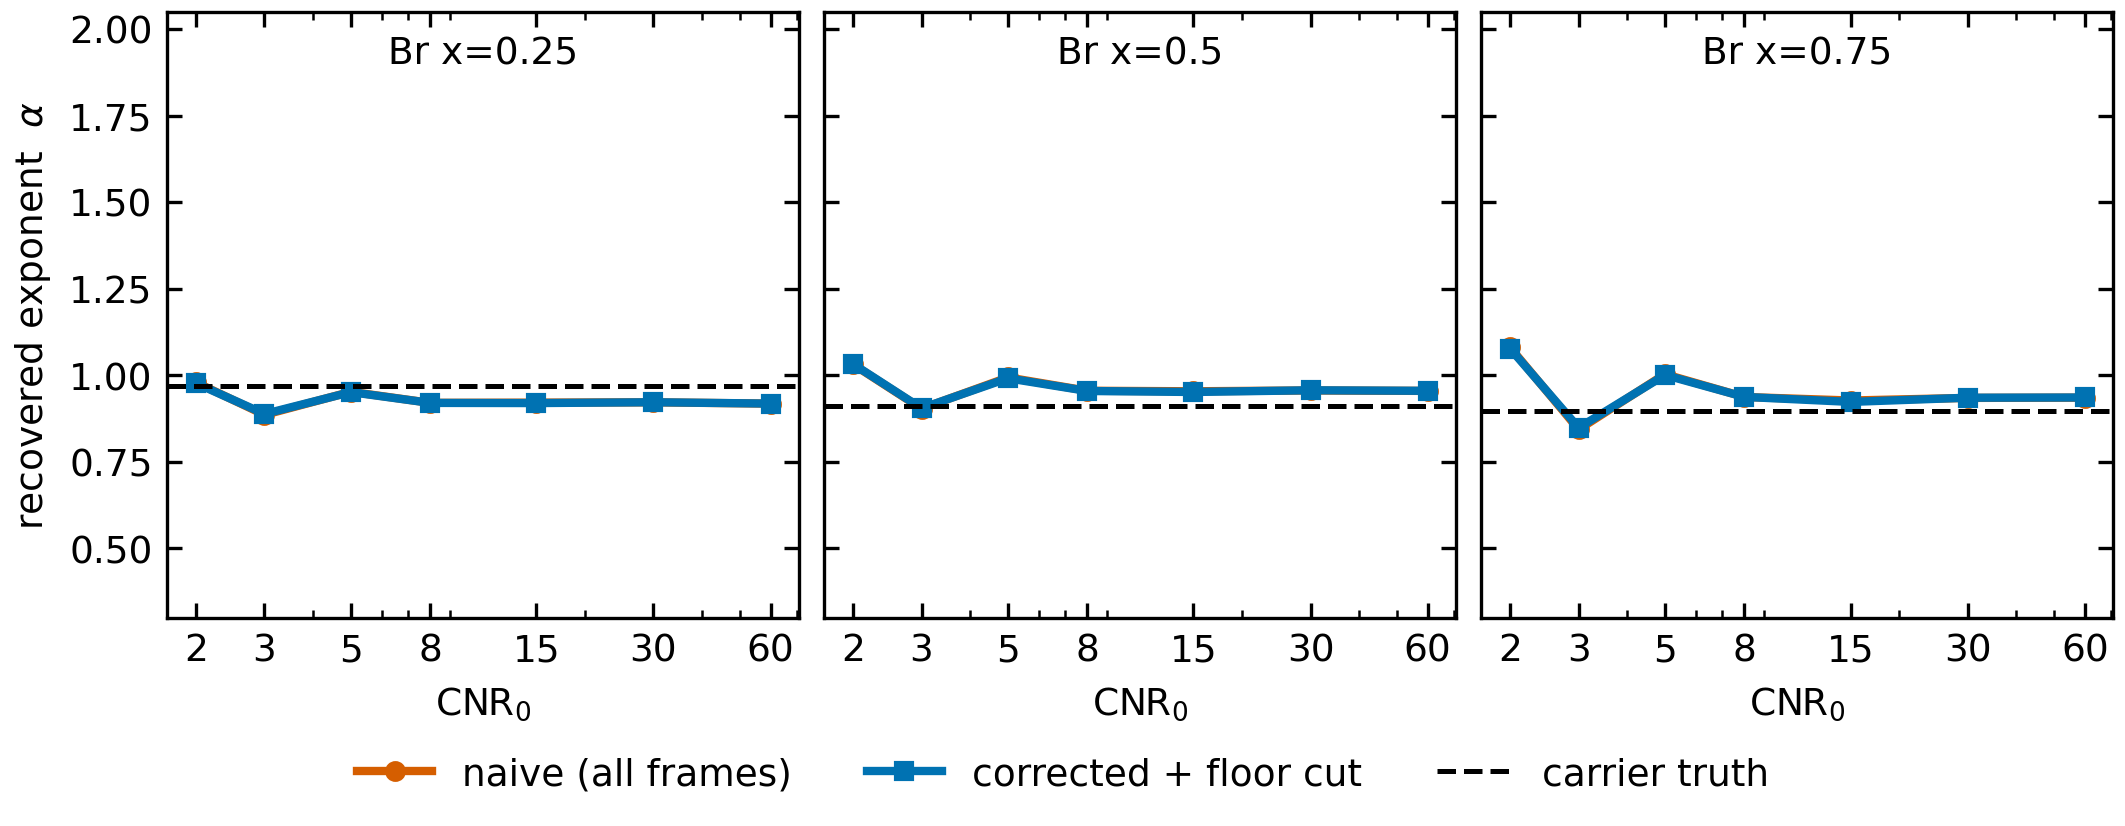

Write Python code to recreate this figure.
"""Validate the folded-normal correction on Marc's Br-I halide-mixing maps.

A heterogeneous-transport stress test on a material system distinct from the Mn
maps and the disordered nanocrystal solids: excitons diffusing on a halide-mixing
energy landscape in a 2D perovskite (Br fraction x). Halide disorder suppresses
transport an order of magnitude below the clean-layer diffusivity (effective
D ~ 0.003 vs D0 ~ 0.02 um^2/ns) and makes the spreading subdiffusive
(apparent alpha ~ 0.88) -- the "halide mixing inhibits exciton transport" regime.

Per docs/VALIDATION_DESIGN.md the truth is the carrier (particle) second moment,
supplied as ``case.var_true`` from the simulation's own ``variance.dat`` (it is
particle-based, so free of the box-truncation that clips the binned map's moment).
The emission is a single exciton population (linear in density), so the carrier
moment is reachable by the width-extraction stage alone -- but only with a fit.
The +/-75 nm box is narrow (the profile reaches ~+/-2.3 sigma by the last frame),
so the moment estimator clips ~15% of the variance and reads alpha / D_eff low,
while a bounded Gaussian fit extrapolates the tails and recovers the particle
truth. This bed therefore reinforces the project's bounded-fit-over-moment
message and asks the headline question in the disorder-signature dimension: does
the correction recover the apparent subdiffusive alpha, not only D?

Two analyses per Br fraction and CNR_0, scored against the noiseless Gaussian fit
(which recovers the particle truth here) and against the particle truth itself:

  * **naive** -- raw fitted variances, all frames, power law MSD = 2 D t^alpha.
  * **corrected** -- folded-normal subtraction of the calibrated per-frame
    var_bias(CNR), then the same fit over frames above the per-frame CNR floor.

The Gaussian D-free calibration is built once at this geometry (narrow window) and
cached. The Gaussian fit on a mildly flat-topped profile (shape exponent ~ 2.35)
carries a small shape gap, reported separately; gen-Gaussian / Voigt fits recover
a near-identical alpha.

Run from the repository root (needs the pshare for the maps)::

    .venv/Scripts/python.exe scripts/br_halide_validation.py

Set ``WEIGHTING_WALL_WORKERS=0`` to use all cores for the calibration.
Outputs ``output/br_halide_validation.{png,txt}``.
"""
from __future__ import annotations

import os
import sys
from dataclasses import dataclass
from pathlib import Path

import numpy as np

sys.path.insert(0, os.path.join(os.path.dirname(__file__), "..", "..", "src"))
sys.path.insert(0, os.path.dirname(__file__))

from scipy.optimize import curve_fit  # noqa: E402

from weighting_wall import GaussianModel, calibrate_d_free  # noqa: E402
from weighting_wall.fit import fit_variance as fit_gaussian  # noqa: E402
from weighting_wall.models import MomentModel  # noqa: E402
from weighting_wall.truncation import TruncationModel  # noqa: E402
from weighting_wall.weights import corrected_variance  # noqa: E402

from br_data import load_all  # noqa: E402

OUTPUT = Path(__file__).resolve().parents[1] / "output"
OUTPUT.mkdir(exist_ok=True)
CAL_PATH = OUTPUT / "calibration_br_halide.npz"

# Spain CVD (Okabe-Ito) semantic pairing: blue = corrected (tracks truth),
# red = naive (biased); truth in black. See plot_style.md.
CORR_BLUE = "#0072B2"
NAIVE_RED = "#D55E00"
TRUTH_BLACK = "#000000"
FLOOR_GREY = "#999999"
INCH = 1 / 2.54
FONT = 9

CNR0_SWEEP = (2.0, 3.0, 5.0, 8.0, 15.0, 30.0, 60.0)
N_SEEDS = 40
FLOOR_CNR = 1.0

# Calibration geometry: matched to the Br-I maps (initial 1-D sigma ~ 24.8 nm,
# 250-bin +/-75 nm window -> a narrow +/-3 sigma window, captured in the D=0
# calibration so the fit's window truncation is in the lookup). The 0.1 ns
# window decays only ~10% (tau ~ 1 ns), so the per-frame CNR falloff is
# spreading-dominated.
SIGMA0_NM = 24.8
CAL_GEOMETRY = dict(sigma0=SIGMA0_NM, tau=1.0, half_window=75.0 / SIGMA0_NM,
                    n_pixels=250, n_frames=21, t_max=0.1)
CAL_CNR0 = np.geomspace(1.5, 250.0, 50)
N_RUNS_CAL = 1500


def fit_msd_powerlaw(t: np.ndarray, var: np.ndarray,
                     mask: np.ndarray | None = None) -> tuple[float, float]:
    """Field-standard MSD = 2 D t^alpha fit; returns (D, alpha) with D in nm^2/ns.

    MSD uses the fitted t=0 width (``var - var[0]``); the fit runs over t > 0 with
    NaN frames dropped, and ``mask`` restricts it to frames above the CNR floor.
    """
    msd = var - var[0]
    keep = (t > 0) & np.isfinite(msd)
    if mask is not None:
        keep = keep & mask
    if keep.sum() < 3:
        return np.nan, np.nan
    try:
        popt, _ = curve_fit(
            lambda tt, d, a: 2.0 * d * tt ** a, t[keep], msd[keep],
            p0=[max(msd[keep][-1] / (2.0 * t[keep][-1]), 1e-3), 1.0],
            bounds=([0.0, 0.2], [np.inf, 2.0]), maxfev=20000)
        return float(popt[0]), float(popt[1])
    except (RuntimeError, ValueError):
        return np.nan, np.nan


def build_or_load_calibration() -> TruncationModel:
    """Gaussian D-free calibration at the Br-I geometry; cached after first build."""
    if CAL_PATH.exists():
        d = np.load(CAL_PATH)
        return TruncationModel(cnr_grid=d["cnr_grid"], p_grid=d["p_grid"],
                               relvar_grid=d["relvar_grid"],
                               varbias_grid=d["varbias_grid"])
    trunc = calibrate_d_free(CAL_CNR0, n_runs=N_RUNS_CAL, model=GaussianModel(),
                             **CAL_GEOMETRY)
    np.savez(CAL_PATH, cnr_grid=trunc.cnr_grid, p_grid=trunc.p_grid,
             relvar_grid=trunc.relvar_grid, varbias_grid=trunc.varbias_grid)
    return trunc


def fit_each_row(x: np.ndarray, profiles: np.ndarray) -> np.ndarray:
    out = np.full(profiles.shape[0], np.nan)
    for i in range(profiles.shape[0]):
        r = fit_gaussian(x, profiles[i])
        if r.ok and np.isfinite(r.variance):
            out[i] = r.variance
    return out


def validation_pass(case, trunc: TruncationModel, cnr0: float, n_seeds: int):
    """Mean raw and folded-normal-corrected Gaussian-fit variance over seeds."""
    peak0 = float(case.profiles[0].max())
    noise_sigma = peak0 / cnr0
    cnr_frame = case.profiles.max(axis=1) / noise_sigma
    n_frames = case.profiles.shape[0]
    raw = np.full((n_seeds, n_frames), np.nan)
    cor = np.full((n_seeds, n_frames), np.nan)
    for s in range(n_seeds):
        rng = np.random.default_rng(int(cnr0) * 1000 + s)
        noisy = case.profiles + rng.normal(0.0, noise_sigma, case.profiles.shape)
        var_hat = fit_each_row(case.x, noisy)
        raw[s] = var_hat
        cor[s] = corrected_variance("folded_normal", var_hat, cnr_frame, trunc)
    return np.nanmean(raw, axis=0), np.nanmean(cor, axis=0), cnr_frame


@dataclass
class CaseResult:
    """Per-case recovery: references plus the CNR_0 sweep (computed once)."""
    name: str
    t: np.ndarray
    var_true: np.ndarray
    a_true: float
    a_nf: float           # noiseless Gaussian-fit exponent (the within-fit reference)
    a_nm: float           # noiseless moment exponent (box-clipped, biased low)
    shape_gap: float      # mean |noiseless fit - carrier truth| (nm^2)
    cnr0: np.ndarray
    min_cnr: np.ndarray
    n_work: np.ndarray
    a_naive: np.ndarray
    a_meth: np.ndarray
    d_naive: np.ndarray
    d_meth: np.ndarray


def sweep_case(case, trunc: TruncationModel) -> CaseResult:
    """Run the CNR_0 sweep for one Br fraction (the single source of the numbers)."""
    nf = fit_each_row(case.x, case.profiles)                  # noiseless Gaussian fit
    nm = np.array([MomentModel().fit_variance(case.x, p).variance
                   for p in case.profiles])                   # noiseless moment
    _, a_true = fit_msd_powerlaw(case.t, case.var_true)       # particle (carrier) truth
    _, a_nf = fit_msd_powerlaw(case.t, nf)
    _, a_nm = fit_msd_powerlaw(case.t, nm)
    rows = {k: [] for k in ("min_cnr", "n_work", "a_naive", "a_meth",
                            "d_naive", "d_meth")}
    for cnr0 in CNR0_SWEEP:
        raw, cor, cnr_frame = validation_pass(case, trunc, cnr0, N_SEEDS)
        work = cnr_frame >= FLOOR_CNR
        d_naive, a_naive = fit_msd_powerlaw(case.t, raw)
        d_meth, a_meth = fit_msd_powerlaw(case.t, cor, mask=work)
        rows["min_cnr"].append(float(cnr_frame.min()))
        rows["n_work"].append(int(work.sum()))
        rows["a_naive"].append(a_naive); rows["a_meth"].append(a_meth)
        rows["d_naive"].append(d_naive); rows["d_meth"].append(d_meth)
    return CaseResult(
        name=case.name, t=case.t, var_true=case.var_true, a_true=a_true,
        a_nf=a_nf, a_nm=a_nm,
        shape_gap=float(np.nanmean(np.abs(nf - case.var_true))),
        cnr0=np.array(CNR0_SWEEP), min_cnr=np.array(rows["min_cnr"]),
        n_work=np.array(rows["n_work"]), a_naive=np.array(rows["a_naive"]),
        a_meth=np.array(rows["a_meth"]), d_naive=np.array(rows["d_naive"]),
        d_meth=np.array(rows["d_meth"]))


def write_report(results: list[CaseResult], n_frames: int, path: Path) -> None:
    lines = [
        "=" * 76,
        "Br-I halide-mixing validation -- folded-normal, Gaussian fit",
        "carrier truth = particle 2nd moment (variance.dat/2); halide disorder",
        "suppresses D ~10x below D0 and makes transport subdiffusive.",
        "=" * 76,
        f"n_seeds per CNR_0: {N_SEEDS};  per-frame CNR floor: {FLOOR_CNR}",
        "naive = raw all-frames fit;  method = corrected + sub-floor frames dropped",
        "alpha read from the mean trajectory.",
        "",
    ]
    for r in results:
        lines.append("-" * 76)
        lines.append(f"=== {r.name} ===  shape gap (fit vs carrier truth) "
                     f"{r.shape_gap:.1f} nm^2")
        lines.append(f"  carrier truth alpha = {r.a_true:.3f};  noiseless fit "
                     f"alpha = {r.a_nf:.3f} (recovers it);  noiseless moment "
                     f"alpha = {r.a_nm:.3f} (box-clipped, low)")
        lines.append("  CNR_0 | min CNR | n>=1 | alpha naive/method | D naive/method")
        for i, c in enumerate(r.cnr0):
            lines.append(f"  {c:5.0f} | {r.min_cnr[i]:7.2f} | "
                         f"{r.n_work[i]:2d}/{n_frames} | "
                         f"{r.a_naive[i]:.3f}/{r.a_meth[i]:.3f} | "
                         f"{r.d_naive[i]:.3g}/{r.d_meth[i]:.3g}")
        lines.append("")
    report = "\n".join(lines)
    print(report)
    path.write_text(report)


def make_figure(results: list[CaseResult], path: Path) -> None:
    import matplotlib
    matplotlib.use("Agg")
    import matplotlib.pyplot as plt
    from matplotlib.ticker import NullFormatter, ScalarFormatter

    n = len(results)
    fig, axes = plt.subplots(1, n, layout="constrained", sharey=True,
                             figsize=(6.0 * n * INCH, 7.0 * INCH), squeeze=False)
    for ax, r in zip(axes[0], results):
        ax.plot(r.cnr0, r.a_naive, "o-", color=NAIVE_RED, lw=2, ms=4,
                label="naive (all frames)")
        ax.plot(r.cnr0, r.a_meth, "s-", color=CORR_BLUE, lw=2, ms=4,
                label="corrected + floor cut")
        ax.axhline(r.a_true, color=TRUTH_BLACK, lw=1.2, ls="--",
                   label="carrier truth")
        ax.set_xscale("log")
        ax.set_xticks(r.cnr0)
        ax.xaxis.set_major_formatter(ScalarFormatter())
        ax.xaxis.set_minor_formatter(NullFormatter())
        ax.set_xlabel(r"CNR$_0$", fontsize=FONT)
        ax.tick_params(axis="both", which="both", direction="in", top=True,
                       right=True, labelsize=FONT)
        ax.set_ylim(0.3, 2.05)
        ax.text(0.5, 0.96, r.name, ha="center", va="top", fontsize=FONT,
                transform=ax.transAxes)
    axes[0][0].set_ylabel(r"recovered exponent  $\alpha$", fontsize=FONT)
    handles, labels = axes[0][0].get_legend_handles_labels()
    fig.legend(handles, labels, frameon=False, fontsize=FONT,
               loc="outside lower center", ncol=3)
    fig.patch.set_facecolor("w")
    fig.patch.set_alpha(1)
    fig.savefig(path, dpi=300)
    plt.close(fig)
    print(f"\nSaved figure: {path.name}")


def main() -> None:
    cases = load_all()
    if not cases:
        print("No Br-I maps found on the pshare; nothing to validate.")
        return
    print(f"Building/loading Br-I Gaussian D-free calibration "
          f"({len(CAL_CNR0)} CNR0 x {N_RUNS_CAL} runs) ...")
    trunc = build_or_load_calibration()
    n_frames = cases[0].profiles.shape[0]
    results = [sweep_case(case, trunc) for case in cases]
    write_report(results, n_frames, OUTPUT / "br_halide_validation.txt")
    make_figure(results, OUTPUT / "br_halide_validation.png")


if __name__ == "__main__":
    main()
